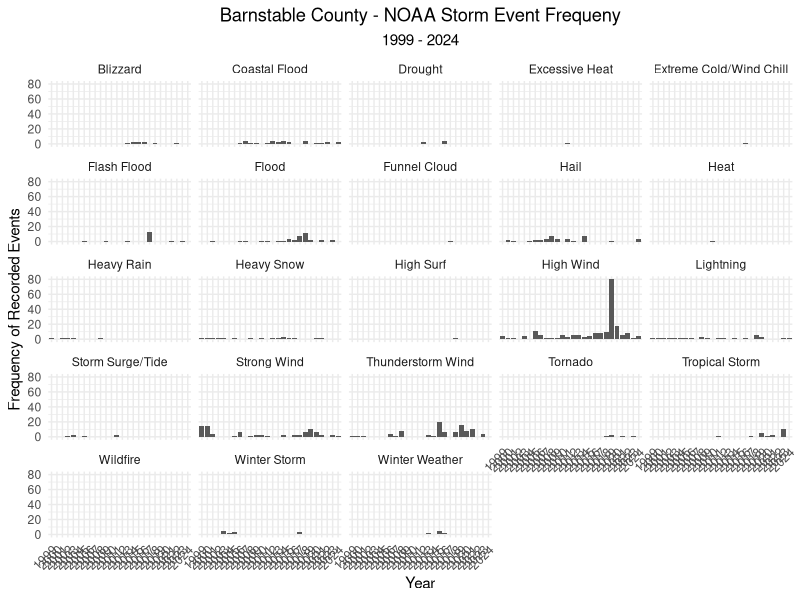

This figure's R source:
# ---- Header ----
#'--------------------------------------
#' NOAA Storm Events Database: https://www.ncdc.noaa.gov/stormevents/
#' Barnstable County 1999-01-01 through 2024-12-31
#' All Events
#' (Data is available as early as 1950. 1999 was selected because data is less organized and harder
#' to analyze prior to 1999 for Barnstable County)
#' Metadata: 
#' https://www.ncei.noaa.gov/pub/data/swdi/stormevents/csvfiles/Storm-Data-Bulk-csv-Format.pdf
#'--------------------------------------

# ---- TODO ----


#'--------------------------------------

# ---- Load Libraries ----
library(readr) # for reading in files
library(lubridate) # for date time formats
library(dplyr) # for data manipulation and transformation
library(tidyr) # for tidying and reshaping data
library(ggplot2) # for visualization


# ---- Set Global ggplot Themes ----

# Set ggplot theme to minimal, rotate x axis labels, and center plot titles
theme_set(
  theme_minimal() +
    theme(
      axis.text.x = element_text(angle = 45, hjust = 1),
      plot.title = element_text(hjust = 0.5),
      plot.subtitle = element_text(hjust = 0.5)
    )
)


# ---- Load and Visualize NOAA Storm Events Data ----

barnstable_events_1999_2024 <- bind_rows(
  read_csv("data/noaa_storm_events/storm_data_barnstable_1999_2010.csv"),
  read_csv("data/noaa_storm_events/storm_data_barnstable_2011_2024.csv")
) |> 
  select(-ABSOLUTE_ROWNUMBER)

# Clean data
storm_events <- barnstable_events_1999_2024 |> 
  select(c(BEGIN_DATE, EVENT_TYPE, MAGNITUDE)) |> 
  mutate(date = mdy(BEGIN_DATE),
         year = year(date),
         month = month(date), 
         day = day(date),
         event_type = EVENT_TYPE, 
         magnitude = MAGNITUDE
         ) |> 
  select(-c(BEGIN_DATE, EVENT_TYPE, MAGNITUDE))

# Plot event frequency over time
ggplot(storm_events, 
       aes(x = as.character(year))) + 
  geom_bar() +
  facet_wrap(~event_type) +
  labs(title = "Barnstable County - NOAA Storm Event Frequeny",
       subtitle = "1999 - 2024", 
       x = "Year", 
       y = "Frequency of Recorded Events")

